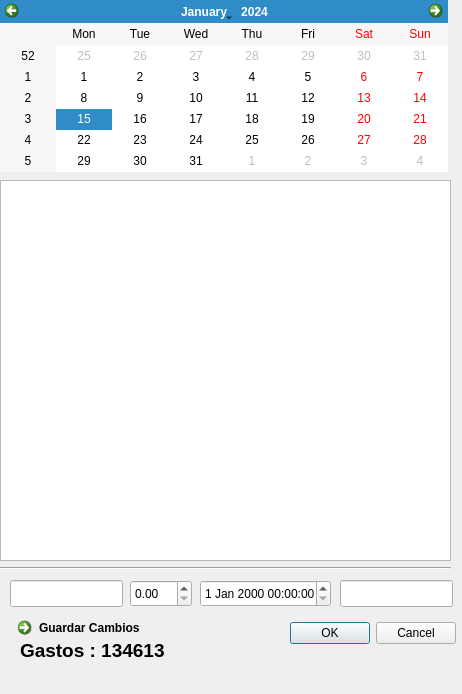
<?xml version="1.0" encoding="UTF-8"?>
<ui version="4.0">
 <class>MainWindow</class>
 <widget class="QMainWindow" name="MainWindow">
  <property name="geometry">
   <rect>
    <x>0</x>
    <y>0</y>
    <width>462</width>
    <height>694</height>
   </rect>
  </property>
  <property name="windowTitle">
   <string>MainWindow</string>
  </property>
  <widget class="QWidget" name="centralwidget">
   <widget class="QCalendarWidget" name="calendarWidget">
    <property name="geometry">
     <rect>
      <x>0</x>
      <y>0</y>
      <width>448</width>
      <height>172</height>
     </rect>
    </property>
   </widget>
   <widget class="QTableWidget" name="tableWidget">
    <property name="geometry">
     <rect>
      <x>0</x>
      <y>180</y>
      <width>451</width>
      <height>381</height>
     </rect>
    </property>
   </widget>
   <widget class="QLineEdit" name="lineEdit">
    <property name="geometry">
     <rect>
      <x>10</x>
      <y>580</y>
      <width>113</width>
      <height>27</height>
     </rect>
    </property>
    <property name="whatsThis">
     <string>&lt;html&gt;&lt;head/&gt;&lt;body&gt;&lt;p&gt;Nombre del producto a ingresar.&lt;/p&gt;&lt;/body&gt;&lt;/html&gt;</string>
    </property>
   </widget>
   <widget class="QLineEdit" name="lineEdit_4">
    <property name="geometry">
     <rect>
      <x>340</x>
      <y>580</y>
      <width>113</width>
      <height>27</height>
     </rect>
    </property>
    <property name="whatsThis">
     <string>&lt;html&gt;&lt;head/&gt;&lt;body&gt;&lt;p&gt;Usuario que compró el producto.&lt;/p&gt;&lt;/body&gt;&lt;/html&gt;</string>
    </property>
   </widget>
   <widget class="Line" name="line">
    <property name="geometry">
     <rect>
      <x>0</x>
      <y>560</y>
      <width>451</width>
      <height>16</height>
     </rect>
    </property>
    <property name="orientation">
     <enum>Qt::Horizontal</enum>
    </property>
   </widget>
   <widget class="QDialogButtonBox" name="buttonBox">
    <property name="geometry">
     <rect>
      <x>280</x>
      <y>620</y>
      <width>176</width>
      <height>27</height>
     </rect>
    </property>
    <property name="standardButtons">
     <set>QDialogButtonBox::Cancel|QDialogButtonBox::Ok</set>
    </property>
   </widget>
   <widget class="QDateTimeEdit" name="dateTimeEdit">
    <property name="geometry">
     <rect>
      <x>200</x>
      <y>580</y>
      <width>131</width>
      <height>27</height>
     </rect>
    </property>
    <property name="whatsThis">
     <string>&lt;html&gt;&lt;head/&gt;&lt;body&gt;&lt;p&gt;Fecha y hora de compra del producto.&lt;/p&gt;&lt;/body&gt;&lt;/html&gt;</string>
    </property>
   </widget>
   <widget class="QDoubleSpinBox" name="doubleSpinBox">
    <property name="geometry">
     <rect>
      <x>130</x>
      <y>580</y>
      <width>62</width>
      <height>27</height>
     </rect>
    </property>
    <property name="whatsThis">
     <string>&lt;html&gt;&lt;head/&gt;&lt;body&gt;&lt;p&gt;Precio del Producto.&lt;/p&gt;&lt;/body&gt;&lt;/html&gt;</string>
    </property>
   </widget>
   <widget class="QCommandLinkButton" name="commandLinkButton">
    <property name="geometry">
     <rect>
      <x>10</x>
      <y>610</y>
      <width>185</width>
      <height>41</height>
     </rect>
    </property>
    <property name="text">
     <string>Guardar Cambios</string>
    </property>
   </widget>
   <widget class="QLabel" name="label">
    <property name="geometry">
     <rect>
      <x>20</x>
      <y>640</y>
      <width>151</width>
      <height>21</height>
     </rect>
    </property>
    <property name="font">
     <font>
      <pointsize>14</pointsize>
      <weight>75</weight>
      <bold>true</bold>
     </font>
    </property>
    <property name="text">
     <string>Gastos : 134613</string>
    </property>
   </widget>
  </widget>
 </widget>
 <resources/>
 <connections>
  <connection>
   <sender>calendarWidget</sender>
   <signal>activated(QDate)</signal>
   <receiver>dateTimeEdit</receiver>
   <slot>setDate(QDate)</slot>
   <hints>
    <hint type="sourcelabel">
     <x>278</x>
     <y>129</y>
    </hint>
    <hint type="destinationlabel">
     <x>265</x>
     <y>596</y>
    </hint>
   </hints>
  </connection>
 </connections>
</ui>
